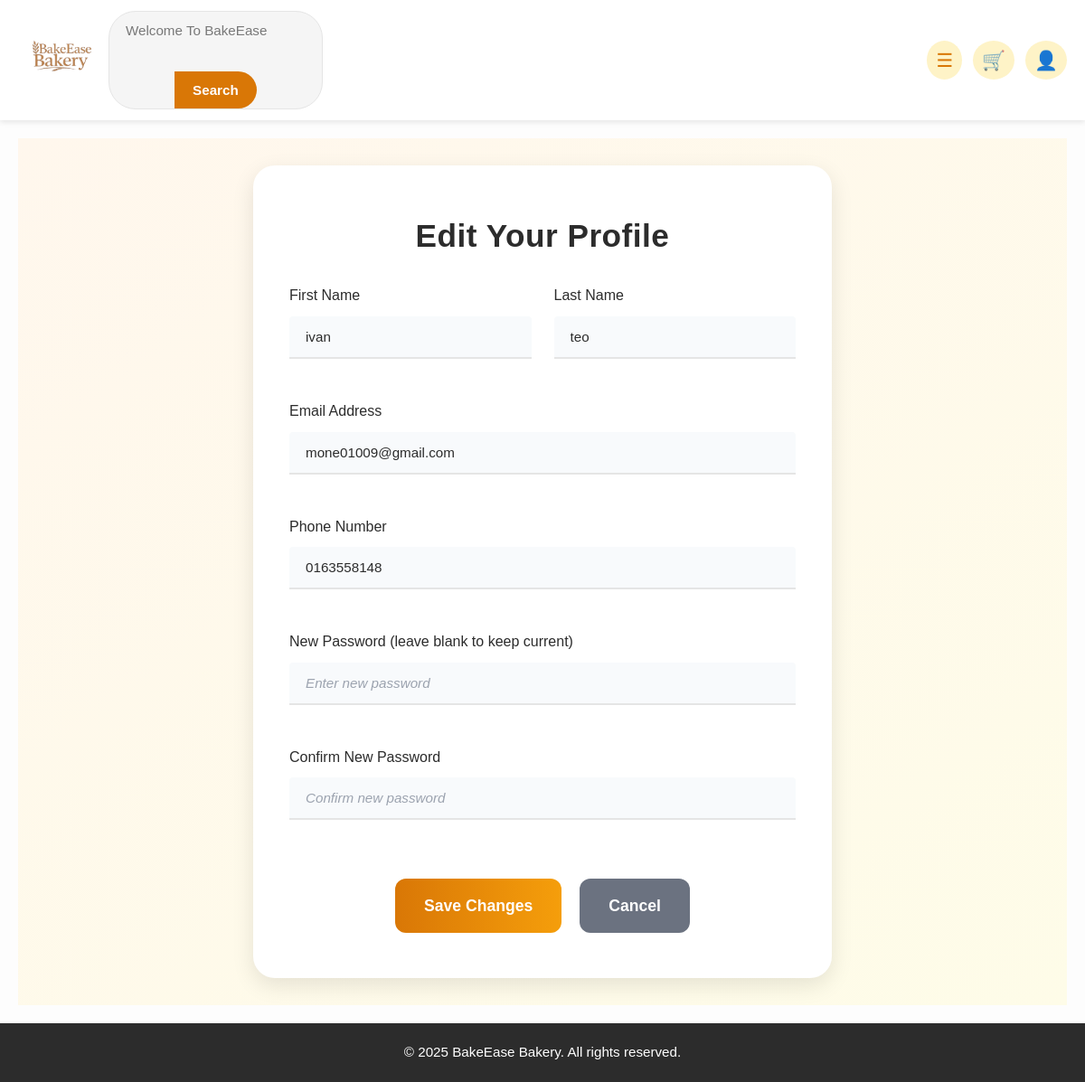
The page /edit_profile.php (signed in) on the database its author committed.
### tables this page shows
CREATE TABLE `customers` (
  `id` int(11) NOT NULL,
  `name` varchar(100) NOT NULL,
  `email` varchar(100) NOT NULL,
  `password` varchar(255) NOT NULL,
  `phone` varchar(20) DEFAULT NULL,
  `address` text DEFAULT NULL,
  `created_at` timestamp NOT NULL DEFAULT current_timestamp(),
  `status` enum('active','inactive') NOT NULL DEFAULT 'active'
);

### edit_profile.php (the view, shortened to what this page needs)
<?php
require_once 'db_connection.php';
$user_id = $_SESSION['user_id'];
$query = "SELECT name, email, phone FROM customers WHERE id = ?";
$stmt = mysqli_prepare($conn, $query);
mysqli_stmt_bind_param($stmt, "i", $user_id);
mysqli_stmt_execute($stmt);
$result = mysqli_stmt_get_result($stmt);
$user = mysqli_fetch_assoc($result);
$name_parts = explode(' ', $user['name'], 2);
$first_name = $name_parts[0];
$last_name = isset($name_parts[1]) ? $name_parts[1] : '';
?>
<!DOCTYPE html>
<html lang="en">
<head>
    <link rel="stylesheet" href="styles.css">
    <link rel="stylesheet" href="edit-profile-styles.css">
</head>
<body>
    <header>
        <div class="header-bar">
            <div class="logo-left">
                <a href="index.php">
                    <img src="images/logo.png" alt="BakeEase Logo" class="logo-inline" />
                </a>
                <div class="search-center">
                    <form class="search-form" action="products.php" method="get">
                        <input type="text" name="search" placeholder="Welcome To BakeEase" />
                        <button type="submit">Search</button>
                    </form>
                </div>
            </div>
            <div class="header-right">
                <div class="nav-dropdown">
                    <span class="nav-toggle" id="navToggle" title="Navigation Menu">☰</span>
                </div>
                <div class="cart-dropdown">
                    <span class="cart-icon" id="cartToggle">🛒</span>
                </div>
                <div class="profile-dropdown">
                    <span class="profile-icon" id="profileToggle">👤</span>
                </div>
            </div>
        </div>
    </header>
    <main>
        <section class="edit-profile-section">
            <div class="edit-profile-container">
                <h2>Edit Your Profile</h2>
                <form method="POST" action="<?php echo htmlspecialchars($_SERVER["PHP_SELF"]); ?>">
                    <div class="form-row">
                        <div class="form-group">
                            <label for="first_name">First Name</label>
                            <input type="text" id="first_name" name="first_name" value="<?php echo htmlspecialchars($first_name); ?>" required>
                        </div>
                        <div class="form-group">
                            <label for="last_name">Last Name</label>
                            <input type="text" id="last_name" name="last_name" value="<?php echo htmlspecialchars($last_name); ?>" required>
                        </div>
                    </div>
                    <div class="form-group">
                        <label for="email">Email Address</label>
                        <input type="email" id="email" name="email" value="<?php echo htmlspecialchars($user['email']); ?>" required>
                    </div>
                    <div class="form-group">
                        <label for="phone">Phone Number</label>
                        <input type="text" id="phone" name="phone" value="<?php echo htmlspecialchars($user['phone']); ?>" required>
                    </div>
                    <div class="form-group">
                        <label for="password">New Password (leave blank to keep current)</label>
                        <input type="password" id="password" name="password" placeholder="Enter new password">
                    </div>
                    <div class="form-group">
                        <label for="confirm_password">Confirm New Password</label>
                        <input type="password" id="confirm_password" name="confirm_password" placeholder="Confirm new password">
                    </div>
                    <div class="form-actions">
                        <button type="submit">Save Changes</button>
                        <a href="profile.php" class="cancel-button">Cancel</a>
                    </div>
                </form>
            </div>
        </section>
    </main>
    <footer>
        <p>© 2025 BakeEase Bakery. All rights reserved.</p>
    </footer>
</body>
</html>

### styles.css (style rules this page uses)
* { margin: 0; padding: 0; box-sizing: border-box; }
body { font-family: 'Lora', 'Arial', sans-serif; background: #fdfdfd; color: #2c2c2c; line-height: 1.6; overflow-x: hidden; }
h1, h2, h3 { font-weight: 600; color: #2c2c2c; }
h2 { font-size: 2rem; }
a { color: #d97706; text-decoration: none; transition: color 0.3s ease, transform 0.3s ease; }
header { background: #ffffff; box-shadow: 0 2px 6px rgba(0, 0, 0, 0.1); position: sticky; top: 0; z-index: 1000; }
.header-bar { max-width: 1320px; margin: 0 auto; display: flex; align-items: center; justify-content: space-between; padding: 12px 20px; }
.logo-left { display: flex; align-items: center; }
.logo-inline { height: 75px; transition: transform 0.3s ease; }
.search-center { flex: 1; display: flex; justify-content: center; }
.search-form { display: flex; align-items: center; background: #f5f5f5; border-radius: 30px; width: 100%; max-width: 380px; border: 1px solid #e5e5e5; transition: border-color 0.3s ease, box-shadow 0.3s ease; }
.search-form input[type="text"] { border: none; background: transparent; padding: 12px 18px; width: 100%; font-size: 0.95rem; outline: none; color: #2c2c2c; }
.search-form input[type="text"]::placeholder { color: #787878; }
.search-form button { background: #d97706; color: #ffffff; border: none; padding: 12px 20px; border-radius: 0 30px 30px 0; cursor: pointer; font-size: 0.95rem; font-weight: 600; transition: background 0.3s ease; }
.header-right { display: flex; gap: 12px; align-items: center; }
.nav-dropdown, .cart-dropdown, .profile-dropdown { position: relative; }
.nav-toggle, .cart-icon, .profile-icon { font-size: 1.3rem; padding: 10px; background: #fef3c7; color: #d97706; border-radius: 50%; cursor: pointer; transition: background 0.3s ease, transform 0.3s ease; }
main { max-width: 1320px; margin: 0 auto; padding: 20px; }
.form-group { margin-bottom: 20px; text-align: left; }
.form-group label { display: block; font-size: 0.95rem; font-weight: 500; margin-bottom: 8px; color: #2c2c2c; }
.form-group input, .form-group textarea, .form-group select { width: 100%; padding: 12px; border: 1px solid #e5e5e5; border-radius: 8px; font-size: 0.95rem; outline: none; transition: border-color 0.3s ease; }
footer { background: #2c2c2c; color: #ffffff; text-align: center; padding: 20px 0; width: 100%; position: relative; bottom: 0; }
footer p { font-size: 0.95rem; }

### edit-profile-styles.css (style rules this page uses)
.edit-profile-section { display: flex; justify-content: center; align-items: center; min-height: calc(100vh - 180px); background: linear-gradient(145deg, #fff7ed, #fefce8); padding: 30px 20px; }
.edit-profile-container { background: #ffffff; border-radius: 24px; padding: 50px 40px; max-width: 640px; width: 100%; box-shadow: 0 8px 24px rgba(0, 0, 0, 0.1); text-align: center; animation: fadeInScale 0.8s ease-out; }
.edit-profile-container h2 { font-family: 'Lora', 'Arial', sans-serif; font-size: 2.2rem; font-weight: 600; color: #2c2c2c; margin-bottom: 25px; letter-spacing: 0.5px; }
form { display: flex; flex-direction: column; gap: 25px; }
.form-row { display: flex; gap: 25px; flex-wrap: wrap; justify-content: space-between; }
.form-group { flex: 1; min-width: 220px; text-align: left; }
.form-group label { font-family: 'Lora', 'Arial', sans-serif; font-size: 1rem; font-weight: 500; color: #2c2c2c; margin-bottom: 10px; display: block; }
.form-group input { width: 100%; padding: 14px 18px; border: none; border-bottom: 2px solid #e5e5e5; border-radius: 4px 4px 0 0; font-size: 0.95rem; color: #2c2c2c; background: #f8fafc; outline: none; transition: border-bottom-color 0.3s ease, box-shadow 0.3s ease; }
.form-group input::placeholder { color: #9ca3af; font-style: italic; }
.form-actions { display: flex; gap: 20px; justify-content: center; margin-top: 20px; }
form button { background: linear-gradient(90deg, #d97706, #f59e0b); color: #ffffff; border: none; padding: 16px 32px; border-radius: 12px; font-family: 'Lora', 'Arial', sans-serif; font-size: 1.1rem; font-weight: 600; cursor: pointer; transition: background 0.3s ease, transform 0.3s ease, box-shadow 0.3s ease; }
.cancel-button { display: inline-block; background: #6b7280; color: #ffffff; padding: 16px 32px; border-radius: 12px; font-family: 'Lora', 'Arial', sans-serif; font-size: 1.1rem; font-weight: 600; text-align: center; transition: background 0.3s ease, transform 0.3s ease, box-shadow 0.3s ease; }

### rows shown on the page
customers: first_name "ivan", last_name "teo", email "mone01009@gmail.com", phone "0163558148"
